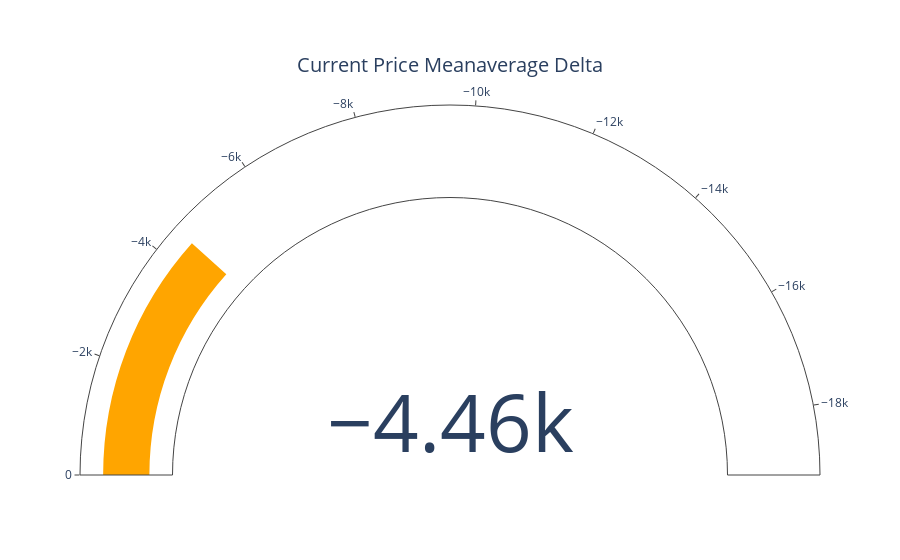

The notebook cell saved with this chart:
### Code cell
import plotly.graph_objects as go

fig = go.Figure(go.Indicator(
    domain = {'x': [0, 1], 'y': [0, 1]},
    value = df.price.iloc[-1] - df.meanavge.iloc[-1],
    mode = "gauge+number",
    title = {'text': "Current Price Meanaverage Delta"},
    delta = {'reference': 0},
    gauge = {'axis': {'range': [None, df.meanvalue[df['meanvalue']==df.meanvalue.min()].tolist()[0]]},
    'bar': {'color': "orange"}}))

fig.show()
fig.write_html("../static/price-mean.html")

### Figure 1 — Plotly figure (JSON) as saved in the notebook; plotly's stock layout.template omitted (floating-point values rounded to 4 significant figures)
{"data": [{"delta": {"reference": 0}, "domain": {"x": [0, 1], "y": [0, 1]}, "gauge": {"axis": {"range": [null, -19160.0]}, "bar": {"color": "orange"}}, "mode": "gauge+number", "title": {"text": "Current Price Meanaverage Delta"}, "type": "indicator", "value": -4462.0}], "layout": {}}
